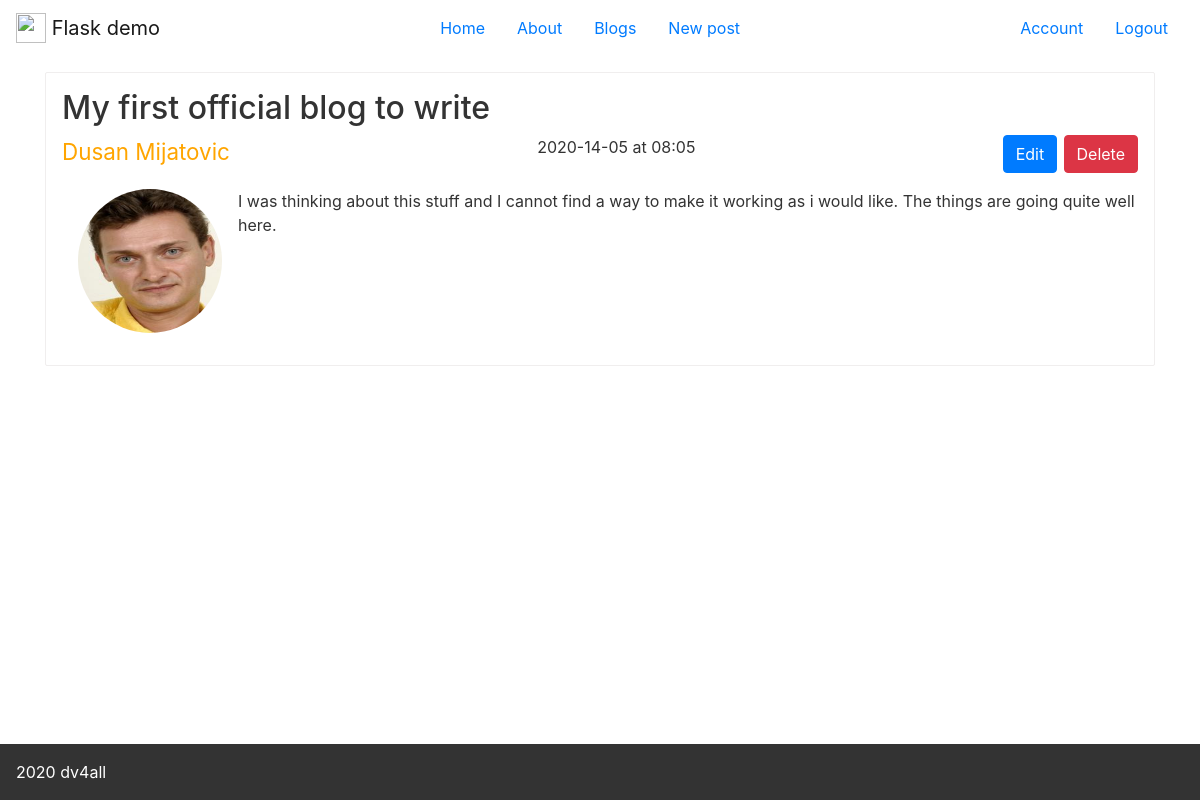
Screenshot of /blogs/2 (signed in) with the database file from the repository.
### app/models.py (models this page shows, shortened)
class Post(db.Model):
  id = db.Column(db.Integer,primary_key=True)
  title = db.Column(db.String(254), nullable=False)
  createdAt = db.Column(db.DateTime, nullable=False, default=datetime.utcnow)
  content = db.Column(db.Text, nullable=False)
  user_id = db.Column(db.Integer,db.ForeignKey('user.id'),nullable=False)

class User(db.Model, UserMixin):
  id = db.Column(db.Integer,primary_key=True)
  username = db.Column(db.String(100),unique=True,nullable=False)
  email = db.Column(db.String(100),unique=True,nullable=False)
  picture = db.Column(db.String(20), unique=False,nullable=False,default="default.jpg")
  password = db.Column(db.String(60),nullable=False)
  posts = db.relationship('Post', backref="author", lazy=True)

### app/routes.py (the view)
@app.route("/blogs/<int:id>",methods=["GET"])
@login_required
def blogs_view(id):
  post = Post.query.get_or_404(id)
  return render_template("blog_view.html",
    title=post.title,
    post=post,
    routes=routes
  )

### app/models.py (called while the page is built)
@login_manager.user_loader
def load_user(user_id):
  return User.query.get(int(user_id))

### app/templates/blog_view.html
{% extends "layout.html" %}
{% block content %}
<section class="blog-post">
  <h2>{{post.title}}</h2>
  <div class="blog-header">
    <span class="user-name">
      {{post.author.username}}
    </span>
    <span class="data-time">
      {{post.createdAt.strftime('%Y-%d-%m at %H:%m')}}
    </span>
    <span>
      <a href="{{url_for('blogs_edit',id=post.id)}}"
        class="btn btn-primary">Edit</a>
      <a href="{{url_for('blogs_delete',id=post.id)}}"
        class="btn btn-danger">Delete</a>
    </span>
  </div>
  <div class="blog-body">
    <img src="{{url_for('static',filename='profiles/' + post.author.picture)}}" alt="" class="rounded-circle article-img avatar-small">
    <div class="blog-content">
      {{post.content}}
    </div>
  </div>
</section>
{% endblock content %}

### app/static/index.css (style rules this page uses)
.avatar-small { min-width: 9rem; height: 9rem; margin: 1rem; }

### app/static/variables.css (style rules this page uses)
:root { --color-primary: #eb2f64; --color-primary-light: #FF3366; --color-primary-dark: #BA265D; --color-light-0: #fff; --color-light-1: #faf9f9; --color-light-2: #f4f2f2; --color-light-3: #f0eeee; --color-light-4: #ccc; --color-dark-1: #333; --color-dark-2: #777; --color-dark-3: #999; --warn-color: red; --box-shadow-1: 0 2rem 6rem rgba(0,0,0,.3); --box-shadow-2: 0 2rem 5rem rgba(0,0,0,.07); --box-shadow-3: 0 0.2rem 1rem rgba(0,0,0,.2); --box-shadow-4: 0 1rem 1.5rem rgba(0, 0, 0, 0.3); --box-shadow-xs: 0 0.1rem 0.5rem rgba(0,0,0,.2); --box-shadow-sm: 0 0.2rem 1rem rgba(0,0,0,.2); --box-shadow-md: 0 1rem 4rem rgba(0,0,0,.2); --box-shadow-lg: 0 2rem 8rem rgba(0,0,0,.2); --border-1: 1px solid var(--color-light-3); --border-2: 1px solid var(--color-light-2); --body-content-width: 90vw; }

### app/static/layout.css (style rules this page uses)
body { min-height: 100vh; display: grid; grid-template-rows: auto 1fr auto; grid-gap: 1rem; }

### app/static/blog.css (style rules this page uses)
.blog-post { padding: 1rem; border: 1px solid var(--color-light-3,#999); border-radius: 2px; margin-bottom: 1rem; }
.blog-post h2 { color: var(--color-dark-1,#000); }
.blog-header { display: flex; justify-content: space-between; color: var(--color-accent,orange); font-size: 1.4rem; }
.blog-body { display:flex; }
.data-time { color: var(--color-dark-1,#333); font-size: 1rem; }
.blog-content { padding: 1rem 0rem; color: var(--color-dark-1,#333); }

### rows the page displays
Post: title "My first official blog to write", createdAt "2020-14-05 at 08:05", content "I was thinking about this stuff and I cannot find a way to make it working as i would like. The things are going quite well here."
User: author.username "Dusan Mijatovic", picture (picture)

### other values shown
{{ route.label }} "Home" "About" "Blogs" "New post"
